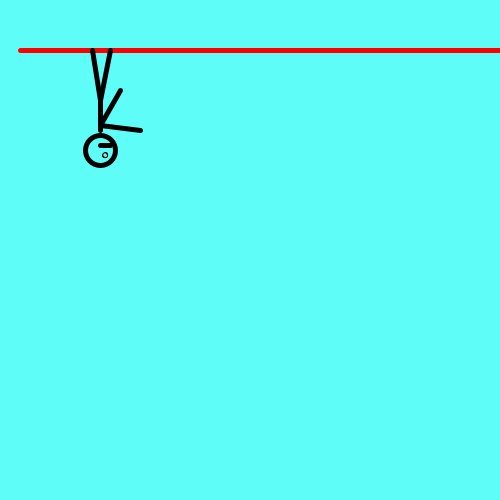
Frame 1 (no input)
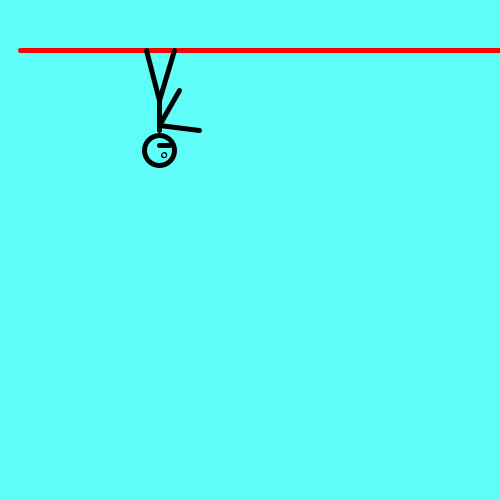
Frame 60 (the mouse pressed at the canvas centre just before this capture)
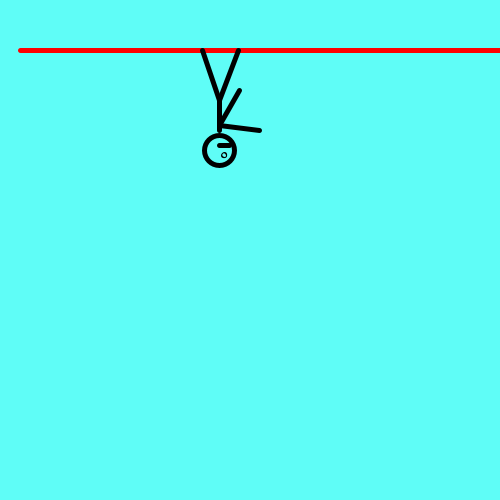
Frame 120 (the mouse held since frame 60 and released just before this capture)

The Processing sketch that drew these frames (run headless with seeded random() and noise(); from frame 60 on, the mouse is pressed at the canvas centre):

// Processing sketch: processing_94834
// ── processing_94834.pde

int walk=0; // parameter where the man starts
int x=0; // x variable parameter
int stepl = 0; // first step parameter left leg
int stepr = 0; // second step parameter right leg

void setup(){
  size(500,500); // size of window
  frameRate(100); // speed that he is walking
  smooth(); // the smoothness of the walking
  noFill(); // no fill in the walkman
  strokeWeight(5); // how thick the lines are
}

void draw( ){
  background(95,253,247); // background color blue
  stroke(255,0,0); // color of the line red
  line(20, 50, 550, 50); // line
  stroke(0); // thickness of the line
  ellipse(100+x, 150, 30, 30); // head circle
  ellipse(105+x, 155,1, 1); // eye circle
  line(110+x, 145,100+x,145); // lip line
  line(100+x, 100, 100+x, 130); // torso line
  line(100+x, 125, 140+x, 130); // right arm
  line(100+x, 125, 120+x, 90);  // left arm
   if(walk == 0){
    stepl = stepl + 2; // first step call
  } else {
    stepr = stepr + 2; // second step call
  }
  line(100+x, 100, 90+stepl, 50); // left leg
  line(100+x, 100, 110+stepr, 50); // right leg
  if(abs(stepl-stepr)>= 15){
    walk = 1-walk; // walking call
  }
  x=x+1; // allows body to move with legs
}
